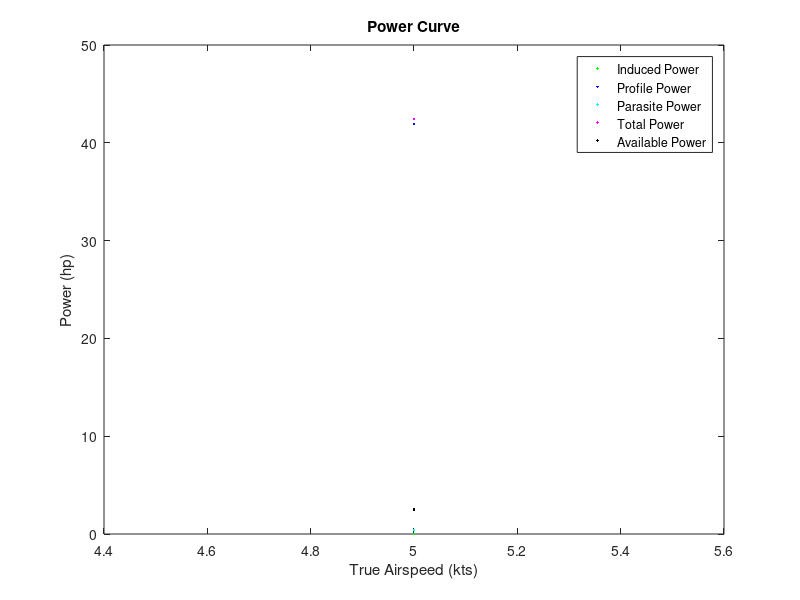
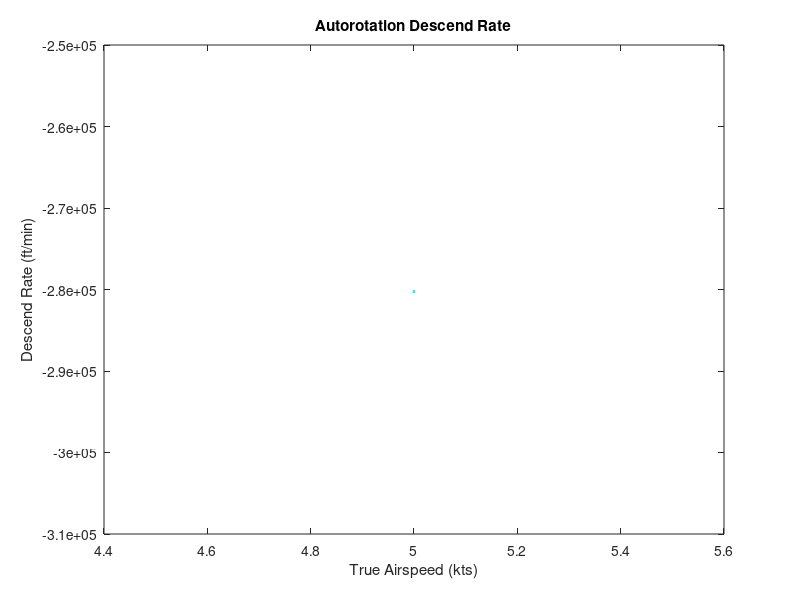
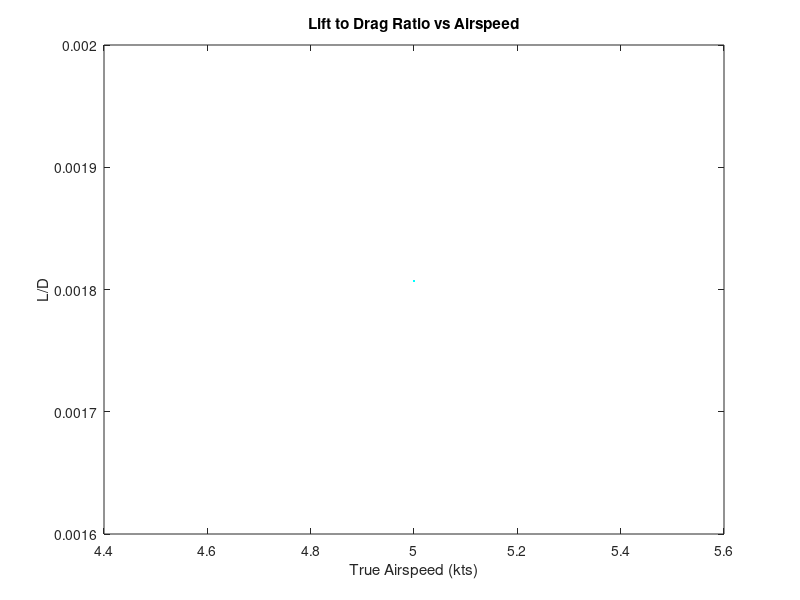
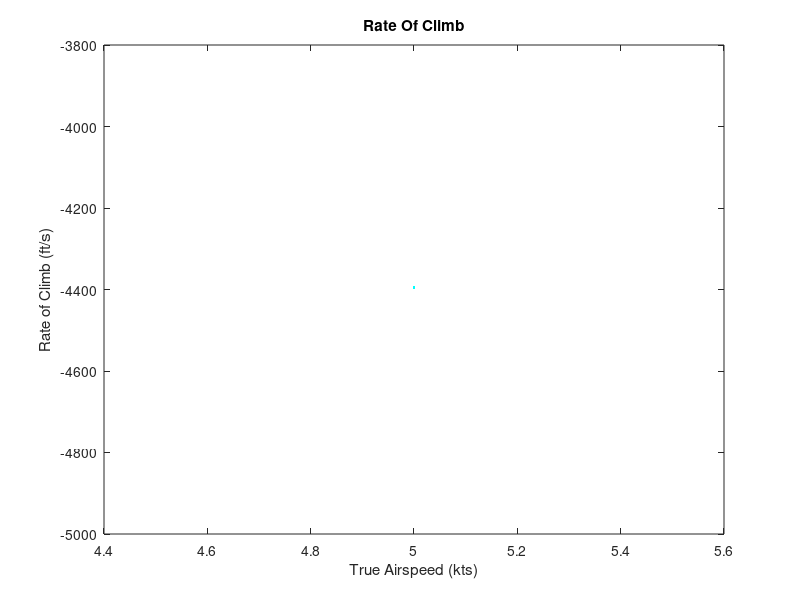

The MATLAB script that drew these images, in order:
% Tandem Rotor Helicopters Performance Analysis
% 
% Author: Reza Samarghandi 
% 
% rezasamarghandi@yahoo.com
%
%February 28, 2021
 
clear
clc
close all

minvel=input ('Minimum True Airspeed For Analysis (kts) : ');
maxvel=input ('Maximum True Airspeed For Analysis (kts) : ');
velocity=minvel:maxvel;
alfa_deg=input ('Angle Of Attack (Degrees): ');
alfa=0*pi/180; %angle of attack (rad)
velct=input ('Climb Velocity (kts) : ');
velc=velct*1.6878; %Climb Velocity in (ft/s)
rho=input ('Density Of Air in (lbs/ft^3) : ');
m=input ('Mass Of The Helicopter in (lbs) : '); 
r= input ('Radius Of The Rotor Blade (ft) : ');
chord=input ('Chord Of The Rotor Blade (ft) : '); 
nb=input ('Number Of Blades Of Rotor : '); 
cd0=input ('Rotor Blade Airfoil Drag Coefficient in Zero Angle Of Attack (cd0) : ');
g=32.17; %Gravitational Acceleration
rpm=input ('RPM of The Rotor : ');
hpavt=input ('Available power in hourse power : '); 
hpav=hpavt/2;
Pav=hpav*17696; %Available Power in (lb*ft^2/s^3)
mft=input ('fuel mass (lbs) : ');
mf=mft/2;
sfchp=input ('specific fuel consumption (lb/(hp*h) : ');
sfc=sfchp/17696;
n=input ('Load Factor For Turn Radius (Use Maximum Load Factor To Find Minimum Turn Radius : ');
f=input ('Equivalent Flat Plate Area Of The Fuselage (ft^2) : '); 
k=input ('Induced power factor (Preferred Value is 1.15) : ');
kk=input ('Correction parameter (Preferred Value is 4.7) : '); 
ss=input ('Distance Between Two Rotors (ft) : '); 

d=2*r; %Diameter Of The Rotor
mp=2/pi*(acos(ss/d)-ss/d*sin(acos(ss/d)));
kov=1+(sqrt(2)-1)*mp; %Induced Power Factor Due To Rotors Overlap

omega=rpm*2*pi/60; %Main Rotor Rotational Speed (rad/s)
vtip=r*omega; %Main Rotor Blade Tip Speed (ft/s)
a=pi*r^2; %Area of The Main Rotor (ft^2)
sigma=nb*chord/(pi*r); %Solidity of The Main Rotor 
w=m*g; %Weight of The Helicopter (lb*ft/s^2)
cw=w/(rho*a*vtip^2); %Coefficient of Weight

shp=17696; %hp to (lb*ft^2/s^3) 
Pc=w*velc; %Climb Power (lb*ft^2/s^3)
hpc=Pc/shp; %Climb Power (hp)
cpc=Pc/(rho*a*vtip^3);  %Climb Power Coefficient

for j=1:length(velocity)

v=velocity(j)*1.6878; %Forward Velocity in ft/s

miu=v*cos(alfa)/vtip; %Main Rotor Advance Ratio

landa=sqrt(cw/2); %Initial Guess Of The Rotor Inflow Ratio

for i=1:50
    landa=miu*tan(alfa)+cw/(2*sqrt(miu^2+landa^2)); %Rotor Inflow Ratio
end


cpi=(2*kov*k*cw^2)/(2*sqrt(miu^2+landa^2)); %Rotor Induced Power Coefficient
cp0=2*sigma*cd0/8*(1+kk*miu^2); %Rotor Profile Power Coefficient
cpp=0.5*f/a*miu^3; %Parasite Power Coefficient Of The Helicopter
cp=cpi+cp0+cpp+cpc; %Total Required Power Coefficient
Pi=cpi*rho*a*vtip^3; %Rotor Induced Power
P0=cp0*rho*a*vtip^3; %Rotor Profile Power
Pp=cpp*rho*a*vtip^3; %Parasite Power Of The Helicopter
P=Pi+P0+Pp+Pc; %Total Required Power
hpi=Pi/shp; %Induced Power In HP 
hp0=P0/shp; %Profile Power In HP
hpp=Pp/shp; %Parasite Power In HP
hp=P/shp; %Total Required Power In HP


descend(j)=-cp/cw*vtip*60; %Autorotation Rate Of Descend (ft/min)

endurance(j)=mf/(P*sfc); %Endurance Of The Helicopter (Hour)

range(j)=mf*v/(P*sfc/3600); %Range Of The Helicopter (ft)

rc(j)=(Pav-P)/w; %Rate Of Climb ft/s


ld(j)=w*v/P; %L/D Of The Helicopter

radius(j)=v^2/(sqrt(n^2-1)*g); %Turn Radius For specific Load Factor




plot(velocity(j),hpi,'g.','DisplayName','Induced Power')
hold on

plot(velocity(j),hp0,'b.','DisplayName','Profile Power')
hold on

plot(velocity(j),hpp,'c.','DisplayName','Parasite Power')
hold on

plot(velocity(j),hp,'m.','DisplayName','Total Power')
hold on

plot(velocity(j),hpav,'k.','DisplayName','Available Power')
hold on
title('Power Curve')
xlabel('True Airspeed (kts)')
ylabel('Power (hp)')
legend('show')
end


figure
plot(velocity,descend,'c.')
title('Autorotation Descend Rate')
xlabel('True Airspeed (kts)')
ylabel('Descend Rate (ft/min)')

figure
plot(velocity,ld,'c.')
title('Lift to Drag Ratio vs Airspeed')
xlabel('True Airspeed (kts)')
ylabel('L/D')


figure
plot(velocity,rc,'c.')
title('Rate Of Climb')
xlabel('True Airspeed (kts)')
ylabel('Rate of Climb (ft/s)')





figure
plot(velocity,range,'c.')
title('Range Of The Helicopter')
xlabel('True Airspeed (kts)')
ylabel('Range (ft)')

figure
plot(velocity,endurance,'c.')
title('Endurance Of The Helicopter')
xlabel('True Airspeed (kts)')
ylabel('Endurance (hour)')

figure
plot(velocity,radius,'c.')
title('Turn Radius')
xlabel('True Airspeed (kts)')
ylabel('Turn Radius (ft)')

